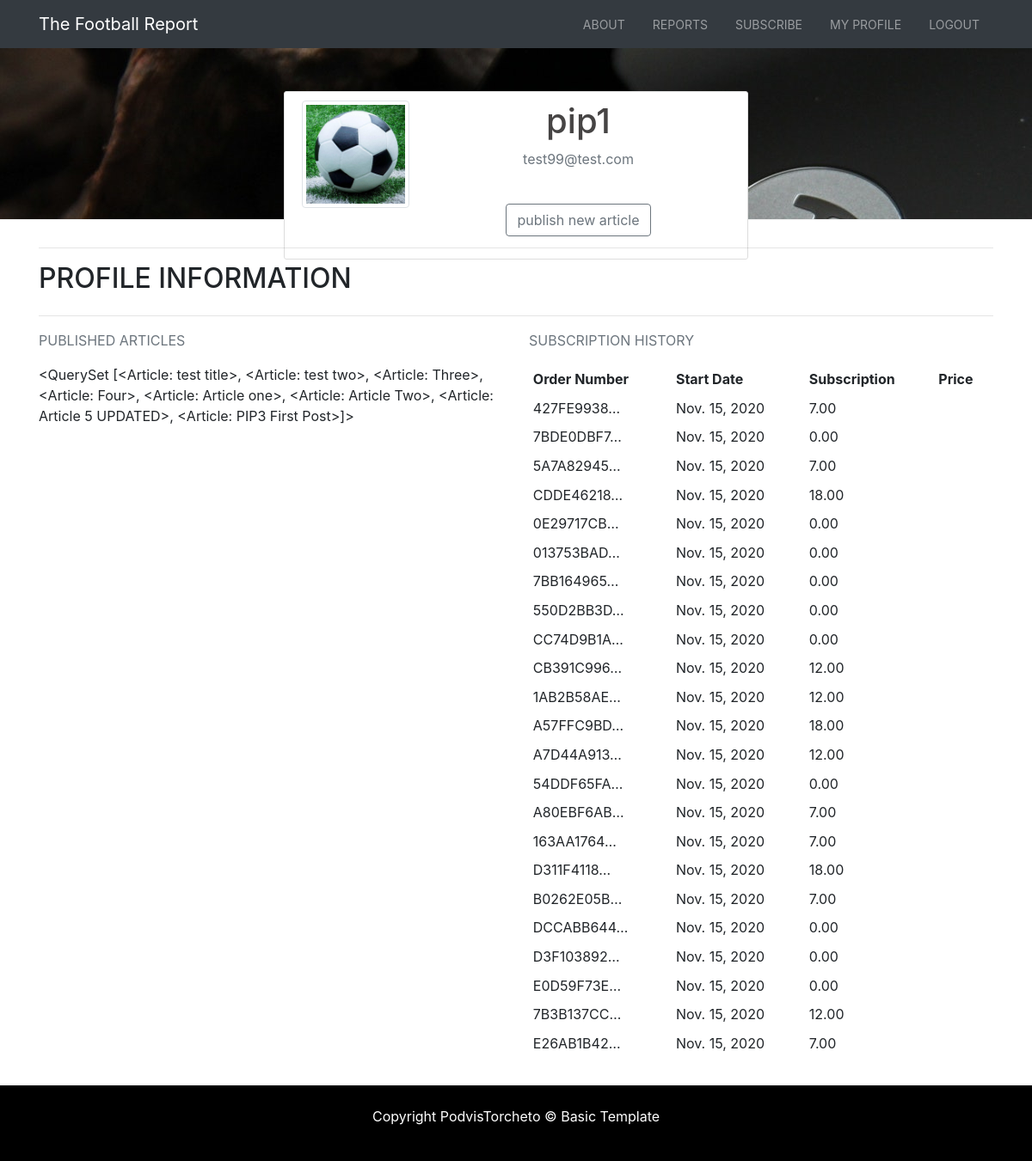
The page /profile/ (signed in) on the database as committed earlier.
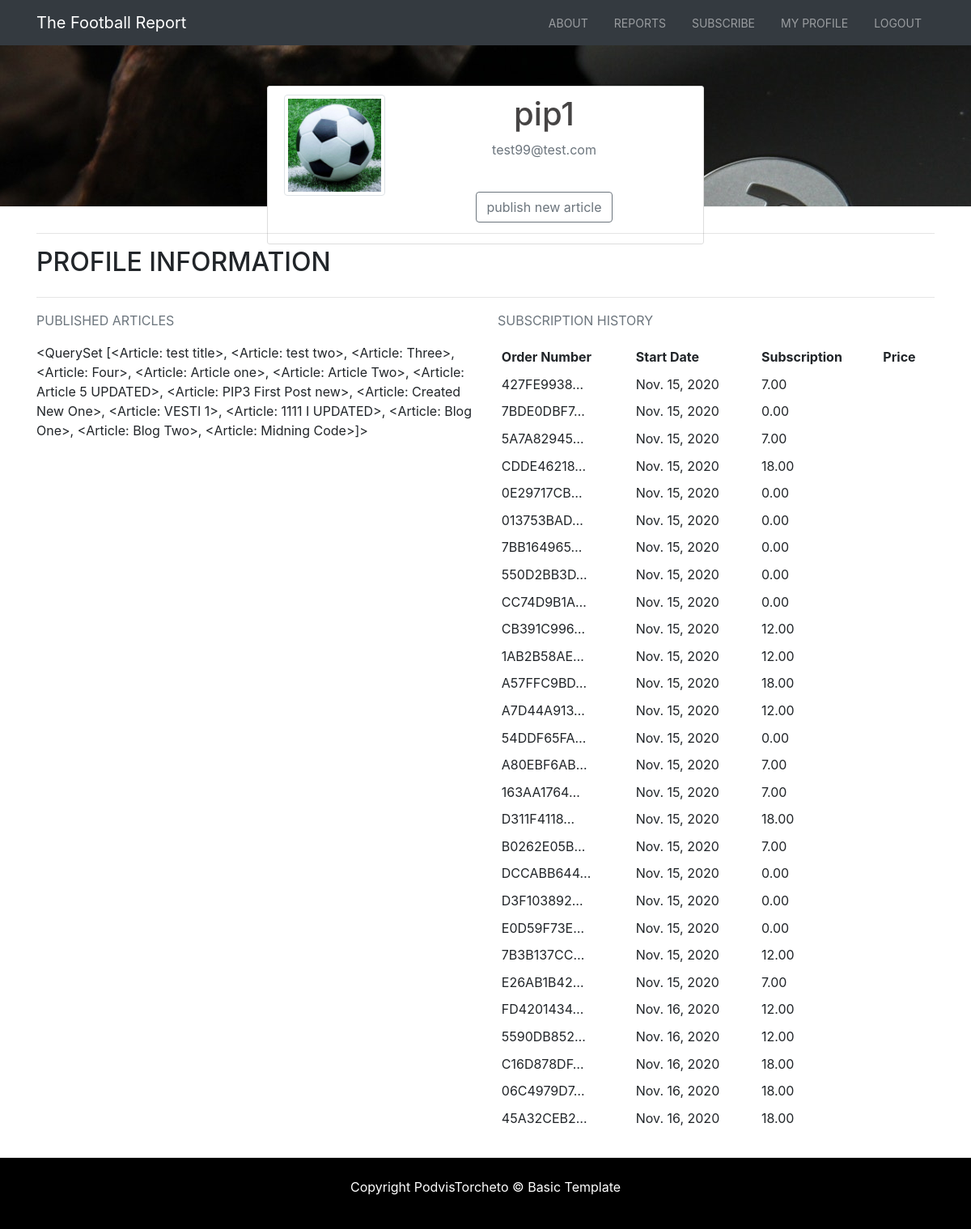
The same page on the database as committed later.
### profiles/models.py (models this page shows, shortened)
class Profile(models.Model):
    user = models.OneToOneField(User, on_delete=models.CASCADE)
    image = models.ImageField(default="default.jpg", upload_to="profile_pics")

### blog/models.py (models this page shows, shortened)
class Article(models.Model):
    title = models.CharField(max_length=100)
    content = models.TextField()
    date_posted = models.DateTimeField(default=timezone.now)
    author = models.ForeignKey(Profile, on_delete=models.CASCADE)
    def __str__(self):
        return self.title

### checkout/models.py (models this page shows, shortened)
class Package(models.Model):
    order_number = models.CharField(max_length=32, null=False, editable=False)
    full_name = models.CharField(max_length=50, blank=False)
    phone_number = models.CharField(max_length=20, blank=False)
    email = models.EmailField(max_length=254, null=False, blank=False)
    user = models.ForeignKey(Profile, null=True, on_delete=models.SET_NULL, related_name='orders')
    price = models.DecimalField(max_digits=10, decimal_places=2, null=False, default=0)
    date = models.DateField(auto_now_add=True)
    original_cart = models.TextField(null=False, blank=False, default='')
    stripe_pid = models.CharField(max_length=254, blank=False, default='')

### profiles/views.py (the view)
# urls.py: path('profile/', include('profiles.urls')),
@login_required
def profile(request):
    orders = Package.objects.all()
    article = Article.objects.all()
    template = "profiles/profile.html"
    context = {
        'profile': profile,
        'orders': orders,
        'article': article,
        'from_profile': True,
    }
    return render(request, template, context)

### cart/contexts.py (called while the page is built)
def cart_contents(request):
    cart = request.session.get('cart', {})
    cart_items = []
    total = 0
    subscription_count = 0
    """
    context = {
        'cart_items': cart_items,
        'total': total,
        'subscription_count': subscription_count,
    }"""
    for id, quantity in cart.items():
        subscription = get_object_or_404(Subscription, pk=id)
        total += quantity * subscription.price
        subscription_count += quantity
        cart_items.append({'id': id, 'quantity': quantity, 'subscription': subscription})
    return {'cart_items': cart_items, 'total': total, 'suscription_count': subscription_count}

### profiles/templates/profiles/profile.html (shortened to what this page needs)
{% extends "base.html" %} {% load static %} {% block page_header %}
<header id="page-header">
  <div class="container">
        <div class="row">
            <div class="col-md-6 m-auto text-center">
                <div class="content-section">
                <div class="media">
                    <img
                    class="account-img img-thumbnail"
                    src="{{ user.profile.image.url }}"
                    />
                    <div class="media-body">
                        <h2 class="account-heading">{{ user.username }}</h2>
                        <p class="text-secondary">{{ user.email }}</p>
                        {{% if user.is_authenticated and orders %}
                            <form method="POST">
                                <div class="form-group">
                                    <a class="btn btn-small btn-outline-secondary" href="{% url 'article_create' %}">publish new article</a>
                                </div>
                            </form>
                        {%endif %}
                    </div>
                </div>
                </div>
            </div>
        </div>
  </div>
</header>
{% endblock %} {% block content %}
<section id="blog" class="py-3">
  <div class="container">
    <div class="row">
      <div class="col">
        <hr />
        <h2 class="logo-font mb-4">Profile Information</h2>
        <hr />
      </div>
    </div>
    <div class="row">
      <div class="col-12 col-lg-6">
        <p class="text-muted logo-font">Published Articles</p>
        {{ article }}
      </div>
      <div class="col-12 col-lg-6">
        <p class="text-muted logo-font">Subscription History</p>
        <table class="table table-sm table-borderless">
                        <thead>
                            <tr>
                                <th>Order Number</th>
                                <th>Start Date</th>
                                <th>Subscription</th>
                                <th>Price</th>
                            </tr>
                        </thead>
                        <tbody>
                            {% for order in orders %}
                                <tr>
                                    <td>
                                    {{ order.order_number|truncatechars:10 }}
                                    </td>
                                    <td>{{ order.date }}</td>
                                    <td>{{ order.price }}</td>
                                </tr>
                            {% endfor %}
                        </tbody>
                    </table>
      </div>
    </div>
  </div>
</section>
{% endblock %}

### templates/base.html (shortened to what this page needs)
{% load static %}
<!doctype html>
<html lang="en">
<head>
    {% block corecss %}
    <link rel="stylesheet" href="https://stackpath.bootstrapcdn.com/bootstrap/4.1.1/css/bootstrap.min.css"
>
    <link rel="stylesheet" href="https://cdnjs.cloudflare.com/ajax/libs/ekko-lightbox/5.3.0/ekko-lightbox.css">
    <link rel="stylesheet" href="https://cdnjs.cloudflare.com/ajax/libs/slick-carousel/1.8.1/slick.css" />
    <link rel="stylesheet" href="https://cdnjs.cloudflare.com/ajax/libs/slick-carousel/1.8.1/slick-theme.css" />
    <link href="{% static 'css/base.css' %}" rel="stylesheet">
    {% endblock %}
</head>
<body>
     <nav class="navbar navbar-expand-sm navbar-dark bg-dark">
    <div class="container">
      <a href="{% url 'home' %}" class="navbar-brand">The Football Report</a>
      <div class="collapse navbar-collapse" id="navbarCollapse">
        <ul class="navbar-nav ml-auto">
          <li class="nav-item">
            <a href="{% url 'about' %}" class="nav-link">About</a>
          </li>
          <li class="nav-item">
            <a href="{% url 'article_list' %}" class="nav-link">Reports</a>
          </li>
          <li class="nav-item">
            <a href="{% url 'subscription' %}" class="nav-link">Subscribe</a>
          </li>
          {% if user.is_authenticated %}
          <li class="nav-item">
            <a href="{% url 'profile' %}" class="nav-link">My profile</a>
          </li>
          <li class="nav-item">
            <a href="{% url 'account_logout' %}" class="nav-link">Logout</a>
          </li>
          {% endif %}
        </ul>
      </div>
    </div>
  </nav>
    {% block page_header %}
    {% endblock %}
    {% block content %}
    {% endblock %}
  <footer id="main-footer" class="text-center p-4">
    <div class="container">
      <div class="row">
        <div class="col">
          <p>Copyright PodvisTorcheto &copy;
             Basic Template</p>
        </div>
      </div>
    </div>
  </footer>
</body>
</html>

### static/css/base.css (style rules this page uses)
body { overflow-x: hidden; }
.navbar .nav-link { font-size: 14px; text-transform: uppercase; padding-left: 1rem !important; padding-right: 1rem !important; }
.logo-font { text-transform: uppercase; }
.img-thumbnail { width: 300px; height: 205px; }
#page-header { height: 200px; background: url('../pics/image1.jpg'); background-position: 0 -360px; background-attachment: fixed; color: #fff; border-bottom: 1px #eee solid; padding-top: 50px; }
#main-footer { background: #000; color: #fff; }
.content-section { background: #ffffff; padding: 10px 20px; border: 1px solid #dddddd; border-radius: 3px; margin-bottom: 20px; }
.account-img { height: 125px; width: 125px; margin-right: 20px; margin-bottom: 16px; }
.account-heading { font-size: 2.5rem; color: rgb(70, 68, 68); }

Rows that differ between the two databases and show on the page:
changed through a linked row, Article: title.title "…UPDATED>, <Article: PIP3 First Post>]>" → "…UPDATED>, <Article: PIP3 First Post new>, <Article: Created New One>, <Article: VESTI 1>, <Article: 1111 I UPDATED>, <Article: Blog One>, <Article: Blog Two>, <Article: Midning Code>]>"
added Package: order_number "FD4201434…", date "Nov. 16, 2020", price "12.00"
added Package: order_number "5590DB852…", date "Nov. 16, 2020", price "12.00"
added Package: order_number "C16D878DF…", date "Nov. 16, 2020", price "18.00"
added Package: order_number "06C4979D7…", date "Nov. 16, 2020", price "18.00"
added Package: order_number "45A32CEB2…", date "Nov. 16, 2020", price "18.00"
